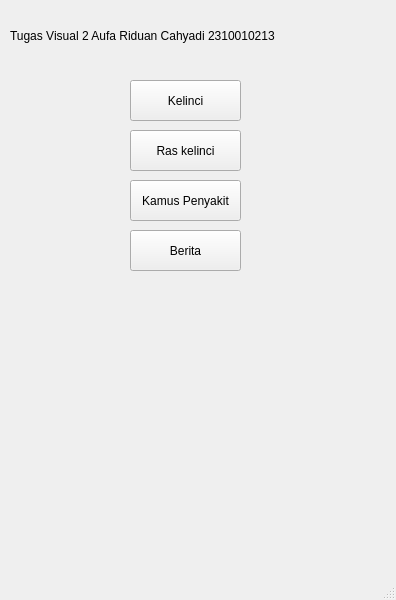
<?xml version="1.0" encoding="UTF-8"?>
<ui version="4.0">
 <class>MainMenu</class>
 <widget class="QMainWindow" name="MainMenu">
  <property name="geometry">
   <rect>
    <x>0</x>
    <y>0</y>
    <width>396</width>
    <height>600</height>
   </rect>
  </property>
  <property name="windowTitle">
   <string>MainMenu</string>
  </property>
  <property name="styleSheet">
   <string notr="true"/>
  </property>
  <widget class="QWidget" name="centralwidget">
   <widget class="QLabel" name="label">
    <property name="geometry">
     <rect>
      <x>10</x>
      <y>10</y>
      <width>381</width>
      <height>51</height>
     </rect>
    </property>
    <property name="font">
     <font>
      <family>System</family>
     </font>
    </property>
    <property name="text">
     <string>Tugas Visual 2 Aufa Riduan Cahyadi 2310010213</string>
    </property>
   </widget>
   <widget class="QPushButton" name="pushButton">
    <property name="geometry">
     <rect>
      <x>130</x>
      <y>80</y>
      <width>111</width>
      <height>41</height>
     </rect>
    </property>
    <property name="text">
     <string>Kelinci</string>
    </property>
   </widget>
   <widget class="QPushButton" name="pushButton_2">
    <property name="geometry">
     <rect>
      <x>130</x>
      <y>130</y>
      <width>111</width>
      <height>41</height>
     </rect>
    </property>
    <property name="text">
     <string>Ras kelinci</string>
    </property>
   </widget>
   <widget class="QPushButton" name="pushButton_3">
    <property name="geometry">
     <rect>
      <x>130</x>
      <y>180</y>
      <width>111</width>
      <height>41</height>
     </rect>
    </property>
    <property name="text">
     <string>Kamus Penyakit</string>
    </property>
   </widget>
   <widget class="QPushButton" name="pushButton_4">
    <property name="geometry">
     <rect>
      <x>130</x>
      <y>230</y>
      <width>111</width>
      <height>41</height>
     </rect>
    </property>
    <property name="text">
     <string>Berita</string>
    </property>
   </widget>
  </widget>
  <widget class="QMenuBar" name="menubar">
   <property name="geometry">
    <rect>
     <x>0</x>
     <y>0</y>
     <width>396</width>
     <height>21</height>
    </rect>
   </property>
  </widget>
  <widget class="QStatusBar" name="statusbar"/>
 </widget>
 <resources/>
 <connections/>
</ui>
